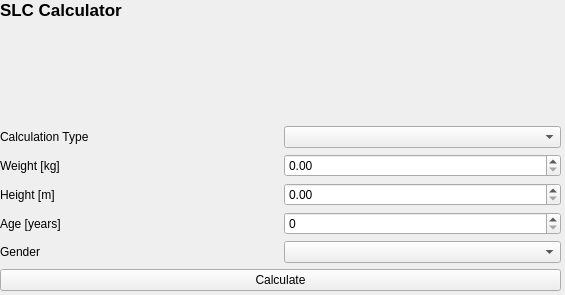
<?xml version="1.0" encoding="UTF-8"?>
<ui version="4.0">
 <class>slcCalcGui</class>
 <widget class="QWidget" name="slcCalcGui">
  <property name="geometry">
   <rect>
    <x>0</x>
    <y>0</y>
    <width>565</width>
    <height>295</height>
   </rect>
  </property>
  <property name="windowTitle">
   <string>Form</string>
  </property>
  <widget class="QWidget" name="verticalLayoutWidget">
   <property name="geometry">
    <rect>
     <x>0</x>
     <y>0</y>
     <width>561</width>
     <height>291</height>
    </rect>
   </property>
   <layout class="QVBoxLayout" name="verticalLayout">
    <item>
     <widget class="QLabel" name="label_4">
      <property name="font">
       <font>
        <pointsize>13</pointsize>
        <weight>75</weight>
        <bold>true</bold>
       </font>
      </property>
      <property name="text">
       <string>SLC Calculator</string>
      </property>
     </widget>
    </item>
    <item>
     <spacer name="verticalSpacer">
      <property name="orientation">
       <enum>Qt::Vertical</enum>
      </property>
      <property name="sizeHint" stdset="0">
       <size>
        <width>20</width>
        <height>40</height>
       </size>
      </property>
     </spacer>
    </item>
    <item>
     <layout class="QGridLayout" name="gridLayout">
      <item row="0" column="1">
       <widget class="QComboBox" name="cmbCalcType"/>
      </item>
      <item row="0" column="0">
       <widget class="QLabel" name="label_2">
        <property name="text">
         <string>Calculation Type</string>
        </property>
       </widget>
      </item>
      <item row="1" column="0">
       <widget class="QLabel" name="label">
        <property name="text">
         <string>Weight [kg]</string>
        </property>
       </widget>
      </item>
      <item row="1" column="1">
       <widget class="QDoubleSpinBox" name="spinWeight"/>
      </item>
      <item row="2" column="1">
       <widget class="QDoubleSpinBox" name="spinHeight"/>
      </item>
      <item row="2" column="0">
       <widget class="QLabel" name="label_3">
        <property name="text">
         <string>Height [m]</string>
        </property>
       </widget>
      </item>
      <item row="3" column="0">
       <widget class="QLabel" name="label_5">
        <property name="text">
         <string>Age [years]</string>
        </property>
       </widget>
      </item>
      <item row="4" column="0">
       <widget class="QLabel" name="label_6">
        <property name="text">
         <string>Gender</string>
        </property>
       </widget>
      </item>
      <item row="3" column="1">
       <widget class="QSpinBox" name="spinAge"/>
      </item>
      <item row="4" column="1">
       <widget class="QComboBox" name="cmbGender"/>
      </item>
     </layout>
    </item>
    <item>
     <widget class="QPushButton" name="btnCalc">
      <property name="text">
       <string>Calculate</string>
      </property>
     </widget>
    </item>
   </layout>
  </widget>
 </widget>
 <resources/>
 <connections/>
</ui>
